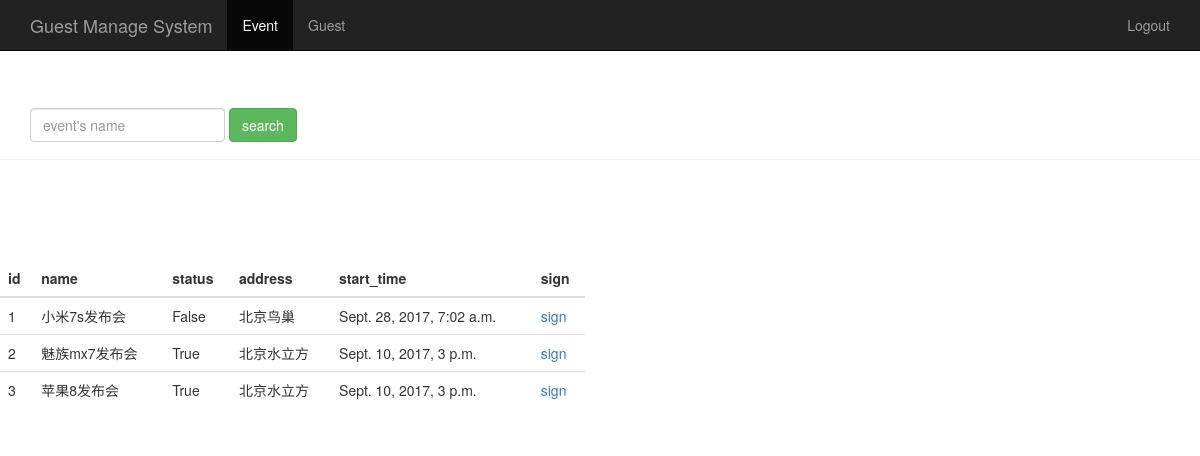
/event_manage/, run on the app's committed database.
### sign/models.py (models this page shows, shortened)
class Event(models.Model):
    name = models.CharField(max_length=100) #event title
    limit = models.IntegerField()           #amount of attendance people
    status = models.BooleanField()          #status of event
    address = models.CharField(max_length=200) #address
    start_time = models.DateTimeField('events time') #time of event
    create_time = models.DateTimeField(auto_now=True) #create time of event(auto)

### sign/views.py (the view)
# urls.py: url(r'^event_manage/$',views.event_manage),
def event_manage(request):
    event_list = Event.objects.all()
    username = request.session.get('user','') #    reed seesion from browser
    return render(request,'event_manage.html',{"user":username,"events":event_list})

### sign/templates/event_manage.html (shortened to what this page needs)
<!DOCTYPE html>
<html lang="zh-CN">
<head>
    {% load bootstrap3%}
    {% bootstrap_css %}
</head>
<body role="document">
<nav class=" navbar navbar-inverse navbar-fixed-top">
    <div class="container">
       <div class="navbar-header">
           <a class="navbar-brand" href="/event_manage/">Guest Manage System</a>
       </div>
        <div id="navbar_event" class="collapse navbar-collapse">
            <ul class="nav navbar-nav">
                <li class="active"><a href="#">Event</a> </li>
                <li><a href="/guest_manage/">Guest</a> </li>
            </ul>
            <ul class="nav navbar-nav navbar-right">
                <li><a href="#">{{user}}</a> </li>
                <li><a href="/logout/">Logout</a> </li>
            </ul>
        </div>
    </div>
</nav>
<div class="page-header" style="padding-top: 60px;">
    <div id="navbar_searchname" class="navbar-collapse collapse">
        <form class="navbar-form" method="get" action="/search_name/">
            <div class="form-group">
                <input name="name" type="text" placeholder="event's name" class="form-control">
            </div>
            <button type="submit" class="btn btn-success">search</button>
        </form>
    </div>
</div>
<div class="row" style="padding-top: 80px;">
    <div class="col-md-6">
        <table class="table table-stripesd">
            <thead>
            <tr>
                <th>id</th><th>name</th><th>status</th><th>address</th><th>start_time</th> <th>sign</th>
            </tr>
            </thead>
            <tbody>
            {% for event in events %}
            <tr>
                <td>{{event.id}}</td>
                <td>{{event.name}}</td>
                <td>{{event.status}}</td>
                <td>{{event.address}}</td>
                <td>{{event.start_time}}</td>
                <td><a href="/sign_index/{{event.id}}" target="{{event.id}}_blank">sign</a> </td>
            </tr>
            {% endfor %}
            </tbody>
        </table>
    </div>
</div>
</body>
</html>

### data on the page
Event: id "1", name "小米7s发布会", status "False", address "北京鸟巢", start_time "Sept. 28, 2017, 7:02 a.m."
Event: id "2", name "魅族mx7发布会", status "True", address "北京水立方", start_time "Sept. 10, 2017, 3 p.m."
Event: id "3", name "苹果8发布会", status "True", address "北京水立方", start_time "Sept. 10, 2017, 3 p.m."
